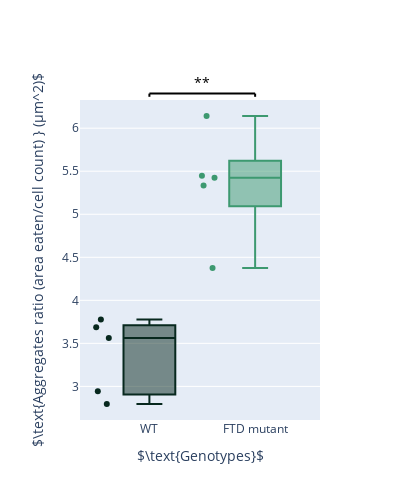
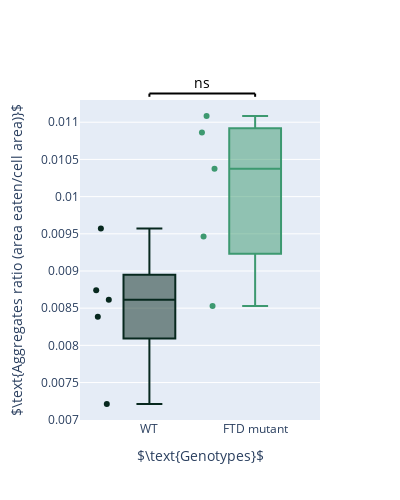
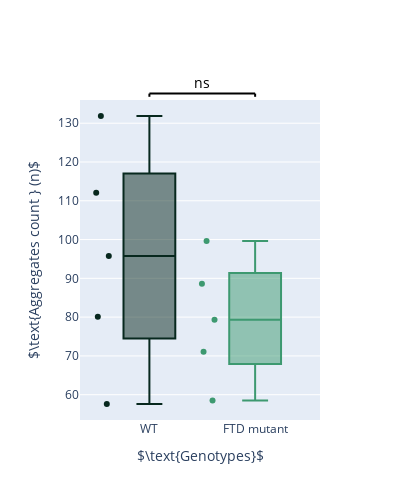
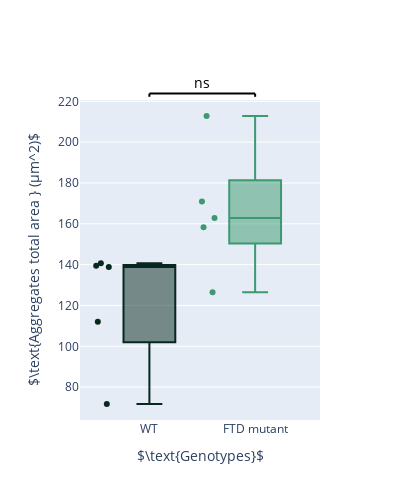

Source (notebook cell) for these figures, in order:
### Code cell
from scipy import stats
import plotly.express as px
import plotly.graph_objects as go
import numpy as np
import os

os.makedirs('./final_results', exist_ok= True)

col_names = list(final_data.keys())

for key in range(len(col_names)-1):
    layout = go.Layout(
        autosize=False,
        width=400,
        height=500
    )

    fig = go.Figure(layout=layout)
    for geno in ['WT', 'FTD mutant']:

        if geno == 'WT': color ='rgb(7,40,30)'
        else: color = '#3D9970' 
        fig.add_trace(go.Box(
            y=final_data[final_data['Genotype'] == geno][col_names[key]],
            name=geno,
                
            jitter=0.3,
            pointpos=-1.8,
            boxpoints='all', # represent all points
            marker_color=color,
            line_color=color
        ))

    fig = add_p_value_annotation(fig, [[0,1]])

    fig.update_xaxes(tickangle=0)
    fig.update_layout(
        # yaxis_range = [0,30],
        xaxis_title="$\\text{Genotypes}$",
        yaxis_title=col_names[key],
        showlegend=False,
        # boxmode='group' # group together boxes of the different traces for each value of x
    )

    fig.show()
    fig.write_image('./final_results/'+str(key)+'.pdf')

### Figure 1 — Plotly figure (JSON) as saved in the notebook; plotly's stock layout.template omitted (floating-point values rounded to 4 significant figures)
{"data": [{"boxpoints": "all", "jitter": 0.3, "line": {"color": "rgb(7,40,30)"}, "marker": {"color": "rgb(7,40,30)"}, "name": "WT", "pointpos": -1.8, "type": "box", "y": [2.795, 2.944, 3.688, 3.777, 3.563]}, {"boxpoints": "all", "jitter": 0.3, "line": {"color": "#3D9970"}, "marker": {"color": "#3D9970"}, "name": "FTD mutant", "pointpos": -1.8, "type": "box", "y": [6.142, 5.334, 4.377, 5.425, 5.447]}], "layout": {"annotations": [{"font": {"color": "black", "size": 14}, "showarrow": false, "text": "**", "textangle": 0, "x": 0.5, "xref": "x", "y": 1.091, "yref": "y domain"}], "autosize": false, "height": 500, "shapes": [{"line": {"color": "black", "width": 2}, "type": "line", "x0": 0, "x1": 0, "xref": "x", "y0": 1.01, "y1": 1.02, "yref": "y domain"}, {"line": {"color": "black", "width": 2}, "type": "line", "x0": 0, "x1": 1, "xref": "x", "y0": 1.02, "y1": 1.02, "yref": "y domain"}, {"line": {"color": "black", "width": 2}, "type": "line", "x0": 1, "x1": 1, "xref": "x", "y0": 1.01, "y1": 1.02, "yref": "y domain"}], "showlegend": false, "width": 400, "xaxis": {"tickangle": 0, "title": {"text": "$\\text{Genotypes}$"}}, "yaxis": {"title": {"text": "$\\text{Aggregates ratio (area eaten/cell count) } (µm^2)$"}}}}

### Figure 2 — Plotly figure (JSON) as saved in the notebook; plotly's stock layout.template omitted (floating-point values rounded to 4 significant figures)
{"data": [{"boxpoints": "all", "jitter": 0.3, "line": {"color": "rgb(7,40,30)"}, "marker": {"color": "rgb(7,40,30)"}, "name": "WT", "pointpos": -1.8, "type": "box", "y": [0.007212, 0.008742, 0.008613, 0.00957, 0.008384]}, {"boxpoints": "all", "jitter": 0.3, "line": {"color": "#3D9970"}, "marker": {"color": "#3D9970"}, "name": "FTD mutant", "pointpos": -1.8, "type": "box", "y": [0.01037, 0.01086, 0.008529, 0.009464, 0.01108]}], "layout": {"annotations": [{"font": {"color": "black", "size": 14}, "showarrow": false, "text": "ns", "textangle": 0, "x": 0.5, "xref": "x", "y": 1.091, "yref": "y domain"}], "autosize": false, "height": 500, "shapes": [{"line": {"color": "black", "width": 2}, "type": "line", "x0": 0, "x1": 0, "xref": "x", "y0": 1.01, "y1": 1.02, "yref": "y domain"}, {"line": {"color": "black", "width": 2}, "type": "line", "x0": 0, "x1": 1, "xref": "x", "y0": 1.02, "y1": 1.02, "yref": "y domain"}, {"line": {"color": "black", "width": 2}, "type": "line", "x0": 1, "x1": 1, "xref": "x", "y0": 1.01, "y1": 1.02, "yref": "y domain"}], "showlegend": false, "width": 400, "xaxis": {"tickangle": 0, "title": {"text": "$\\text{Genotypes}$"}}, "yaxis": {"title": {"text": "$\\text{Aggregates ratio (area eaten/cell area)}$"}}}}

### Figure 3 — Plotly figure (JSON) as saved in the notebook; plotly's stock layout.template omitted (floating-point values rounded to 4 significant figures)
{"data": [{"boxpoints": "all", "jitter": 0.3, "line": {"color": "rgb(7,40,30)"}, "marker": {"color": "rgb(7,40,30)"}, "name": "WT", "pointpos": -1.8, "type": "box", "y": [95.78, 131.9, 80.11, 112.1, 57.6]}, {"boxpoints": "all", "jitter": 0.3, "line": {"color": "#3D9970"}, "marker": {"color": "#3D9970"}, "name": "FTD mutant", "pointpos": -1.8, "type": "box", "y": [71.06, 79.33, 58.48, 88.58, 99.66]}], "layout": {"annotations": [{"font": {"color": "black", "size": 14}, "showarrow": false, "text": "ns", "textangle": 0, "x": 0.5, "xref": "x", "y": 1.091, "yref": "y domain"}], "autosize": false, "height": 500, "shapes": [{"line": {"color": "black", "width": 2}, "type": "line", "x0": 0, "x1": 0, "xref": "x", "y0": 1.01, "y1": 1.02, "yref": "y domain"}, {"line": {"color": "black", "width": 2}, "type": "line", "x0": 0, "x1": 1, "xref": "x", "y0": 1.02, "y1": 1.02, "yref": "y domain"}, {"line": {"color": "black", "width": 2}, "type": "line", "x0": 1, "x1": 1, "xref": "x", "y0": 1.01, "y1": 1.02, "yref": "y domain"}], "showlegend": false, "width": 400, "xaxis": {"tickangle": 0, "title": {"text": "$\\text{Genotypes}$"}}, "yaxis": {"title": {"text": "$\\text{Aggregates count } (n)$"}}}}

### Figure 4 — Plotly figure (JSON) as saved in the notebook; plotly's stock layout.template omitted (floating-point values rounded to 4 significant figures)
{"data": [{"boxpoints": "all", "jitter": 0.3, "line": {"color": "rgb(7,40,30)"}, "marker": {"color": "rgb(7,40,30)"}, "name": "WT", "pointpos": -1.8, "type": "box", "y": [71.74, 138.8, 140.7, 139.5, 112.0]}, {"boxpoints": "all", "jitter": 0.3, "line": {"color": "#3D9970"}, "marker": {"color": "#3D9970"}, "name": "FTD mutant", "pointpos": -1.8, "type": "box", "y": [170.9, 126.5, 158.3, 212.8, 162.9]}], "layout": {"annotations": [{"font": {"color": "black", "size": 14}, "showarrow": false, "text": "ns", "textangle": 0, "x": 0.5, "xref": "x", "y": 1.091, "yref": "y domain"}], "autosize": false, "height": 500, "shapes": [{"line": {"color": "black", "width": 2}, "type": "line", "x0": 0, "x1": 0, "xref": "x", "y0": 1.01, "y1": 1.02, "yref": "y domain"}, {"line": {"color": "black", "width": 2}, "type": "line", "x0": 0, "x1": 1, "xref": "x", "y0": 1.02, "y1": 1.02, "yref": "y domain"}, {"line": {"color": "black", "width": 2}, "type": "line", "x0": 1, "x1": 1, "xref": "x", "y0": 1.01, "y1": 1.02, "yref": "y domain"}], "showlegend": false, "width": 400, "xaxis": {"tickangle": 0, "title": {"text": "$\\text{Genotypes}$"}}, "yaxis": {"title": {"text": "$\\text{Aggregates total area } (µm^2)$"}}}}
